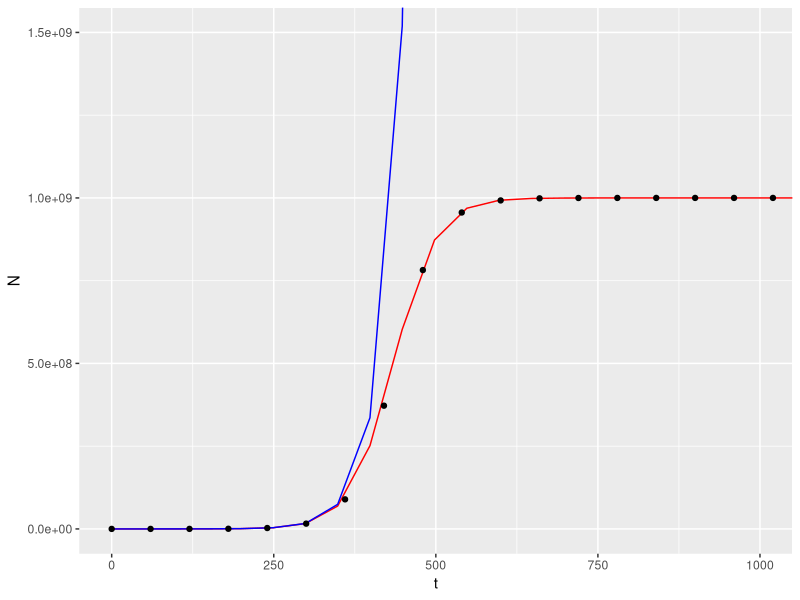
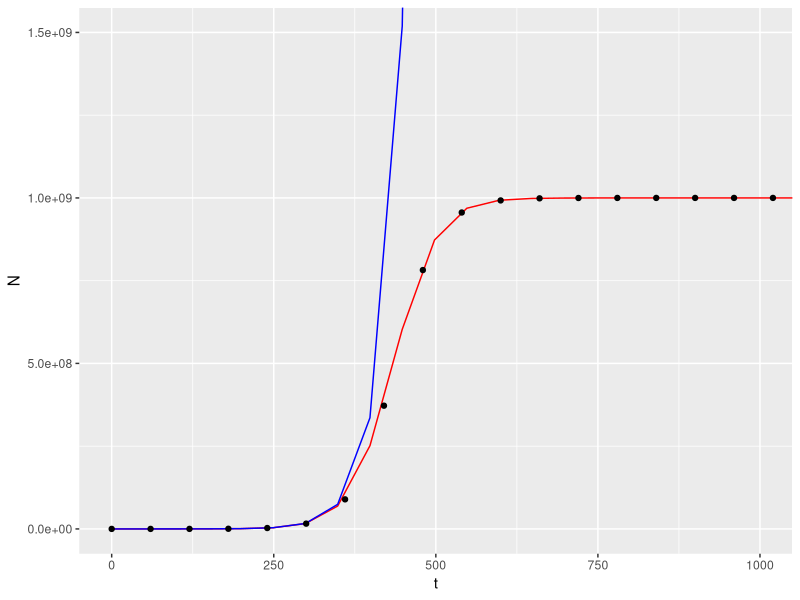
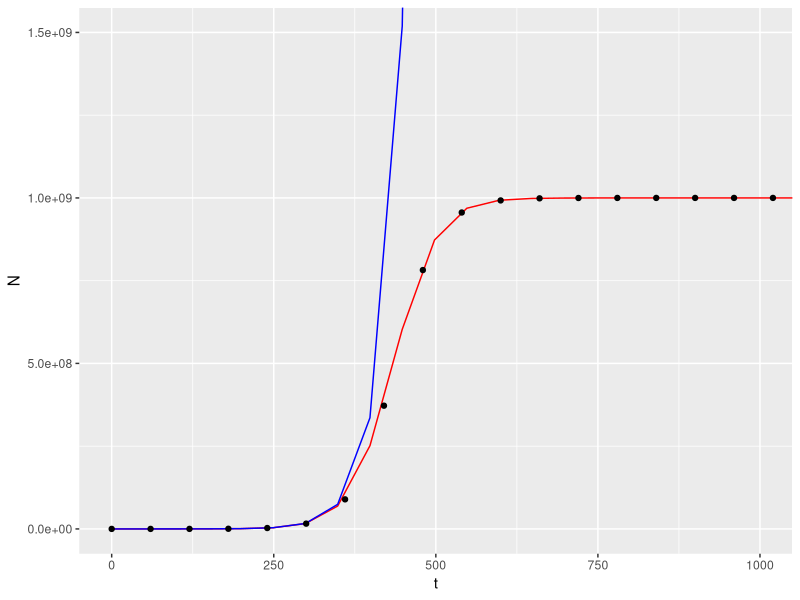

The R source for these figures, in order:
### Script to plot a graph which compares the Logistic and exponential growth curves

# For this, make sure. you have the required packages
install.packages("ragg")
library(ragg)
install.packages("ggplot2")
library(ggplot2)

# Makes. rue the data is read in

growth_data <- read.csv("data/experiment2.csv")

#First lets define all the useful parameters

N0 <-  1916.90598679 
r <- 0.0303057 
K <- 1.000e+09

#Then lets create the logistic model

logistic_fun <- function(t) {
  
  N <- (N0*K*exp(r*t))/(K-N0+N0*exp(r*t))
  
  return(N)
  
}

#And the exponential model

Expo_fun <- function(t) {
  
  N <- N0 * (exp(r*t))
  
  return(N)
}

# Then Plot the original data with both models. 
  
Comparing_Models_plot <- ggplot(aes(t,N), data = growth_data) +
  
  geom_function(fun=logistic_fun, colour="red") + #Include the Logistic model (red)
  
  geom_function(fun=Expo_fun, colour="blue") + #And the exponential model (blue)
  
  geom_point() +
  
  coord_cartesian(ylim = c(0, 1.5e+09), xlim = c(0, 1000)) + # This is to set the axis so the shapes of the models are more easily comparable
  
  scale_color_manual(name='Model Key',
                     breaks=c('Exponential', 'Logistic'),
                     values=c('Exponential'='blue', 'Logistic'='red'))+ # This is to add a Key of the two models, but it dont work :(
  theme(legend.position="bottom") 
  
#We can view it In R via:
Comparing_Models_plot

#Save this graph so It can be easily accessed in the Github Repository

agg_png("Figures/Comparing_Models_PLOT.png", 
        width   =  30, 
        height  =  40, 
        units   =  "cm", 
        res     =  175, 
        scaling =  2.5)
Comparing_Models_plot
print(Comparing_Models_plot)
dev.off()

  
